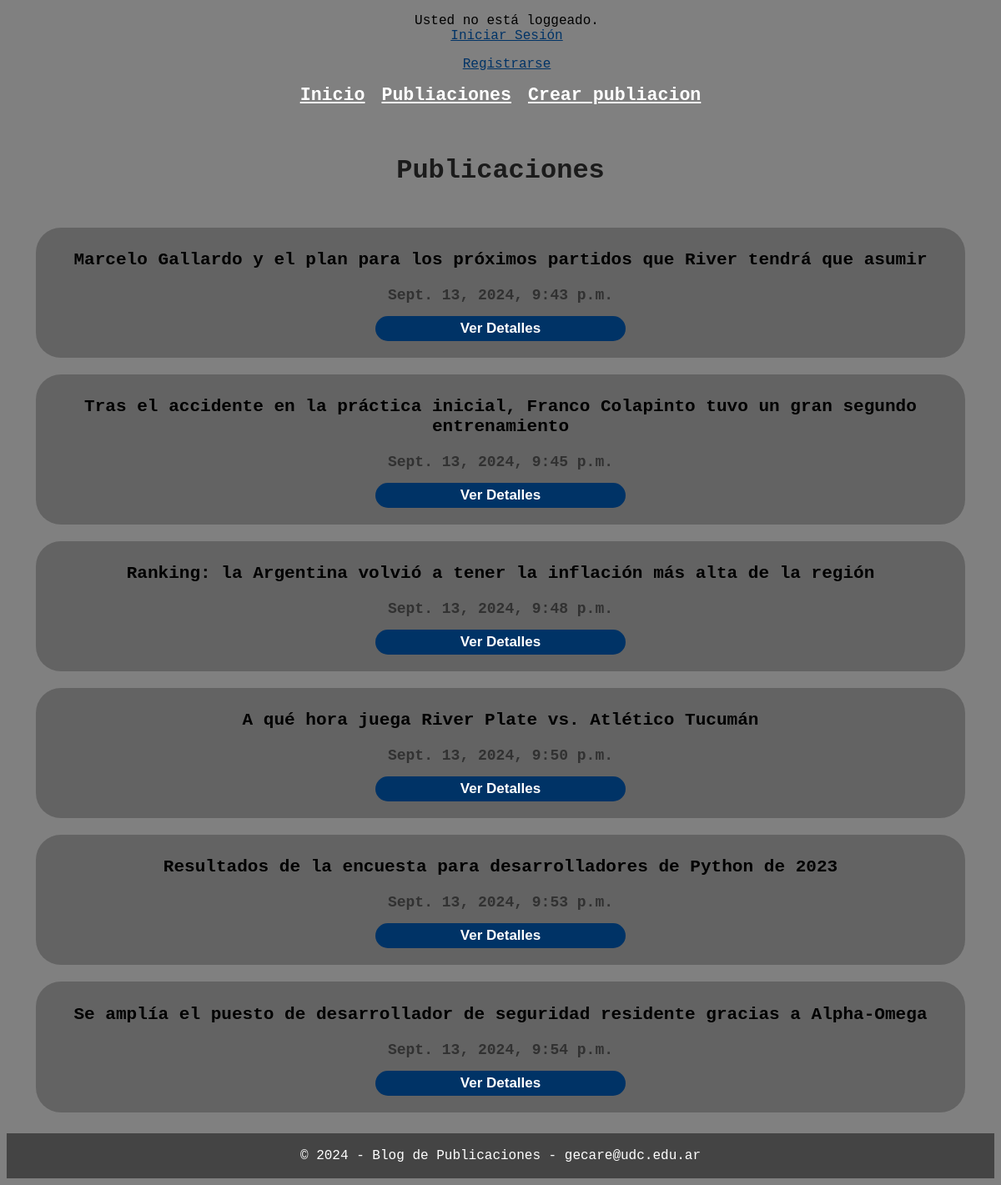
Before: /publicaciones/ with the older database file.
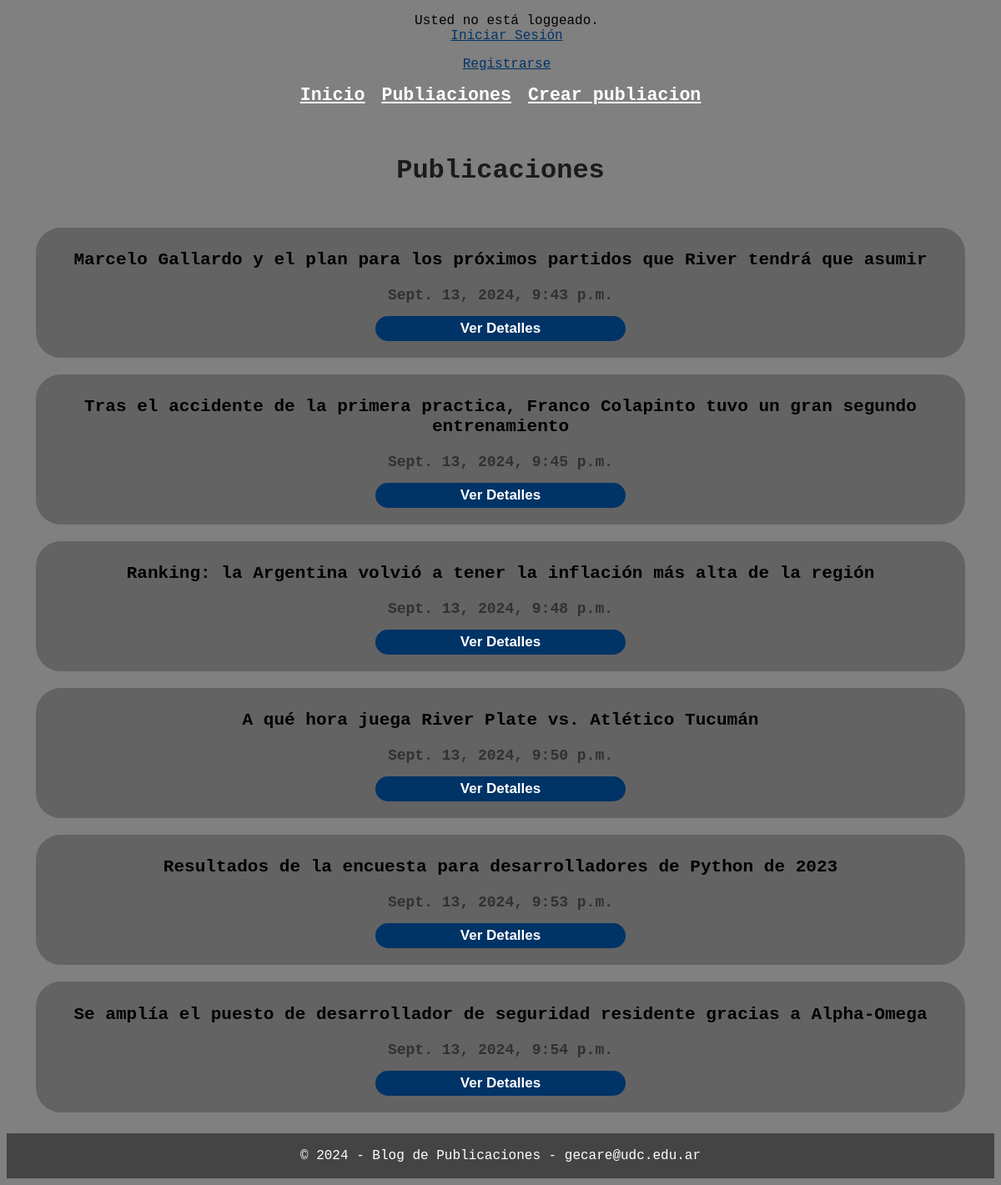
After: the same page with the newer database file.
### post/models.py (models this page shows, shortened)
class Publicacion(models.Model):
    titulo = models.CharField(max_length=100)
    contenido = models.TextField()
    fecha_de_publicacion = models.DateTimeField(auto_now_add=True)
    autor = models.ForeignKey(User, on_delete=models.CASCADE, related_name='publicaciones')

### post/views.py (the view)
# urls.py: path('publicaciones/',Publicaciones.as_view(), name='publicaciones'),
class Publicaciones(ListView):
    model = Publicacion
    template_name = 'publicaciones.html'
    def get_queryset(self):
        return Publicacion.objects.all()

### post/templates/publicaciones.html (shortened to what this page needs)
{% extends "base.html" %}
{% block header %}
    <h1 style="margin-top: 50px; margin-bottom: 50px;">Publicaciones</h1>
{% endblock %}
{% block content %}
    {% if object_list %}
        {% for publicacion in object_list %}
            <ul class="lista-publicaciones">
                <li><h3> {{ publicacion.titulo|capfirst }} </h3></li>
                <li style="font-weight: bold; color: rgb(49, 49, 49);"> {{ publicacion.fecha_de_publicacion }}</li>
                <form method="get" action="{% url 'detalle_publicacion' publicacion.pk %}">
                    <button class="boton" type="submit">Ver Detalles</button>
                </form>
            </ul>
        {% endfor %}
    {% else %}
        <p>No hay publicaciones para mostrar.</p>
    {% endif %}
{% endblock %}

Changed rows visible on the page:
changed Publicacion: titulo "Tras el accidente en la práctica inicial, Franco Colapinto tuvo un gran segundo entrenamiento" → "Tras el accidente de la primera practica, Franco Colapinto tuvo un gran segundo entrenamiento"
